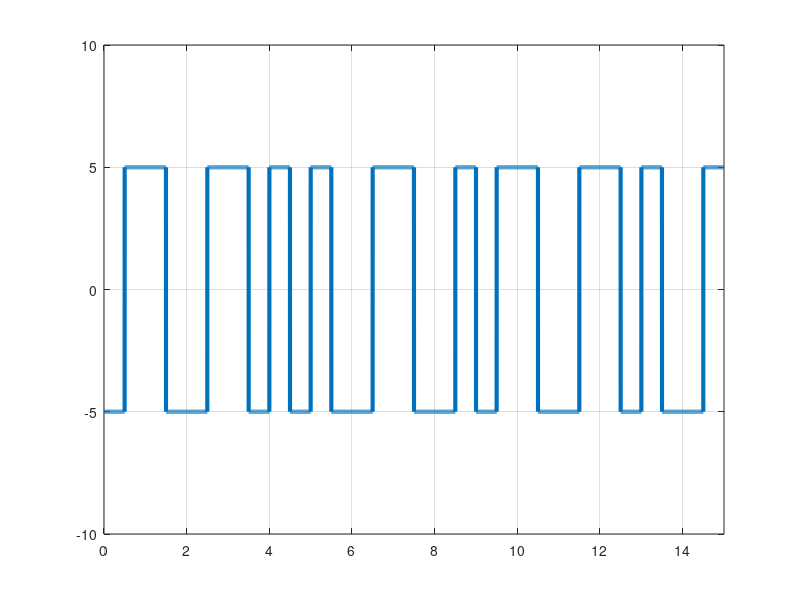

Reproduce this figure in MATLAB.
clc;    %clear command line
clear all;  %clear variables
close all;  %clear figures 

bits = [1 0 1 0 0 0 1 0 1 1 0 1 0 0 1];

%Modulation :

bitRate = 1;
voltage = 5;

samplingRate = 1000;
samplingTime = 1/samplingRate;
endTime = length(bits)/bitRate;
time = 0:samplingTime:endTime;

index = 1;
sign = 1;
modulation = [];

for i = 1:length(time)
    if(bits(index) == 0)
        modulation(i) = voltage;
    else
        modulation(i) = -voltage;
    end
    if(time(i)*bitRate >= index-1/2)
        modulation(i) = -modulation(i);
    end
    if(time(i)*bitRate >= index)
        index = index+1;
    end
end

plot(time,modulation,'LineWidth',3);
axis([0 endTime -voltage-5 voltage+5]);
grid on;

%Demodulation : 

index = 1;
demodulation = [];

for i = 1:length(modulation)
    if(modulation(i) == voltage && time(i)*bitRate < index-1/2)
        demodulation(index) = 0;
    end
    if(modulation(i) == -voltage && time(i)*bitRate < index-1/2)
        demodulation(index) = 1;
    end
    if(time(i)*bitRate >= index)
        index = index+1;
    end
end

disp(demodulation);